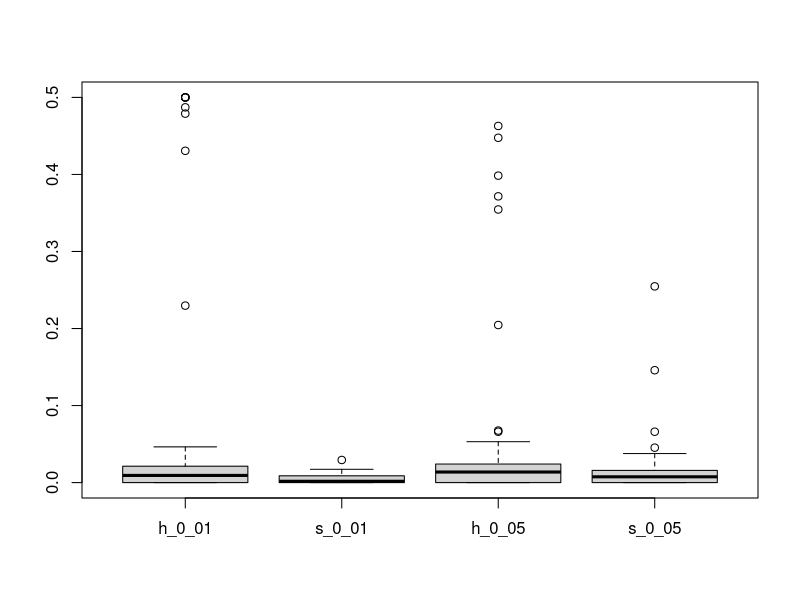

Write the R code that produced this figure.
horizontalGamma1<-c(0.0,0.14172664629703022,0.019047619047619046,0.0,0.04098360655737705,0.06543385490753911,0.06313630261986998,0.023529411764705882,0.04895104895104895,0.013847730356994489,0.02380952380952381,0.019596097894916994,0.17305361305361305,0.010830324909747294,0.010135135135135134,0.022988505747126436,0.1649684427121461,0.029239766081871343,0.09310097875387921,0.0,0.024096385542168672,0.0,0.019999999999999997,0.0,0.0,0.0,0.028089887640449437,0.09055003129128711,0.01388888888888889,0.0,0.006545530711630099,0.04065040650406504,0.011527377521613832,0.15024262784621129,0.02262443438914027,0.028169014084507043,0.011857707509881424,0.07621461005132427,0.01962252846015578,0.13643416447154766,0.0)
scrollingGamma1<-c(0.007751937984496124,0.006968641114982578,0.017191977077363897,0.010504844467108617,0.0,0.05347501928185791,0.02428455357948903,0.005208333333333334,0.023584905660377357,0.0,0.008771929824561403,0.027586206896551724,0.16514896008993815,0.015665796344647518,0.002349087304152928,0.046296296296296294,0.03178151423850714,0.0,0.088163174320107,0.0,0.013297872340425532,0.0,0.00792393026941363,0.0,0.0,0.0,0.003948979732239911,0.060262149565003725,0.021645021645021644,0.0,0.013636363636363637,0.03389830508474576,0.013409443200551142,0.012497929282703529,0.00684931506849315,0.0,0.0,0.0199725866457803,0.0,0.06604324956165986,0.0)

horizontalGamma0_01<-c(0.0,0.5,0.004830917874396135,0.0,0.0,0.48711943793911006,0.01857299417430928,0.011904761904761906,0.014492753623188406,0.006972139331232395,0.019138755980861243,0.01483352765902319,0.4789287120913745,0.007246376811594203,0.006779661016949152,0.011674060238150829,0.5,0.005988023952095809,0.43068509204551003,0.0,0.024096385542168672,0.0,0.011527377521613832,0.0,0.0,0.0,0.017045454545454544,0.04637926858803584,0.009302325581395349,0.0,0.0,0.0,0.011527377521613832,0.5,0.009174311926605503,0.02127659574468085,0.007936507936507936,0.22971186888712664,0.0,0.5,0.0)
scrollingGamma0_01<-c(0.0,0.010217288115914314,0.008670520231213874,0.0,0.0,0.029371271225332722,0.003966440083162536,0.005208333333333334,0.00962415996017589,0.0,0.008822187294022208,0.013986013986013986,0.0,0.010498687664041995,0.00234192037470726,0.0,0.012795930346311877,0.0,0.0,0.0,0.008021390374331552,0.0,0.0047694753577106515,0.0,0.0,0.0,0.00392156862745098,0.009467421358155157,0.0,0.0,0.0091324200913242,0.017241379310344827,0.00806451612903226,0.013435833506475519,0.0017211703958691911,0.0,0.005714285714285714,0.0,0.0,0.0,0.0)


horizontalGamma0_05<-c(0.0,0.4475927425115482,0.004830917874396135,0.0,0.008542335816305612,0.06602148773886655,0.02442030222019984,0.023529411764705882,0.014492753623188406,0.006972139331232395,0.019138755980861243,0.01483352765902319,0.3984566818660119,0.010830324909747294,0.006779661016949152,0.0,0.3545369504209542,0.023529411764705882,0.20453819111537233,0.0,0.024096385542168672,0.0,0.011527377521613832,0.0,0.0,0.0,0.017045454545454544,0.053091211533130026,0.01388888888888889,0.0,0.0,0.0,0.011527377521613832,0.4629629629629629,0.0136986301369863,0.02127659574468085,0.007936507936507936,0.06755601162989566,0.02000712722089294,0.37156575086689786,0.0)
scrollingGamma0_05<-c(0.0038910505836575876,0.0,0.014367816091954023,0.019999999999999997,0.0,0.04534718941898913,0.007517956457337693,0.005208333333333334,0.023584905660377357,0.0,0.008771929824561403,0.020833333333333332,0.14587703727610132,0.010498687664041995,0.00234192037470726,0.02830188679245283,0.01584583824645851,0.003397840223398231,0.25472696324239774,0.0,0.008021390374331552,0.0,0.0047694753577106515,0.0,0.0,0.0,0.00392156862745098,0.03767202195178149,0.013100436681222707,0.0,0.0091324200913242,0.017241379310344827,0.00806451612903226,0.010768405276888634,0.005145797598627788,0.0,0.0,0.008758371973209686,0.0070826718769080475,0.06604324956165984,0.0)


horizontalGamma_m5<-c(0.7013241785188818,0.5812950129093626,0.6741456104566457,0.984656652360515,0.6502840714627969,0.6563978057467447,0.7396915546936326,0.7038477610980745,0.6369639282076498,0.6643648284289954,0.6187401717672674,0.850668647845468,0.5309508615188258,0.5991975592426966,0.569837493039032,0.7406421855596949,0.6546336721320013,0.7031036296685955,0.4826261821080474,0.9047445064982516,0.5960935458583747,0.6776633746585417,0.695832624420625,0.703747563264042,0.6315356597344612,0.6244343891402715,0.6559964866480427,0.6588157459477342,0.8192398617930533,0.5886654478976234,0.7170623089406347,0.7221411514990713,0.7608914377703995,0.5407869481765835,0.643434632282216,0.6325301204819277,0.9392318911035489,0.6424362540771618,0.7073283364711733,0.4751465161710441,0.8431923867200173)
scrollingGamma_m5<-c(0.9776027996500438,0.7433309524548927,0.7845861601085482,0.9427458617332035,0.9919367107865511,0.6400576628525092,0.9161951285704594,0.6897286357220846,0.9858693426172436,0.8422131147540984,0.7338145896656535,0.9334434741562426,0.6669477234401349,0.8176566677921865,0.9798655814876783,0.7658810862543366,0.6632860040567952,1.0,0.6696616325750334,0.9888987926424114,0.9860593136748363,1.0,0.8863295677571899,0.9910310965630114,0.9808528059457077,0.9831130690161528,0.8549724442679112,0.7801039521783696,0.8269856459330143,0.9747899159663865,0.97165991902834,0.9459800979308166,0.7746377213924823,0.9735685966353539,0.7259852917738667,1.0,0.755371958204603,0.9298195766444097,1.0,0.6719234746639089,1.0)

horizontalGamma_5<-c(0.0,0.12931827473426002,0.08444444444444445,0.0,0.1068702290076336,0.08464551405062959,0.12102903917365036,0.053231939163498096,0.07482993197278912,0.10625,0.04205607476635514,0.0779816513761468,0.20441841895129093,0.0352112676056338,0.05177993527508091,0.09090909090909091,0.1649684427121461,0.07262569832402235,0.12981590434617574,0.035667107001321,0.0898876404494382,0.08450704225352113,0.04722222222222222,0.0,0.0,0.19444444444444445,0.0797872340425532,0.1132349538524822,0.03619909502262444,0.11917098445595854,0.07272727272727272,0.07086614173228346,0.033802816901408454,0.21942078364565587,0.06493506493506494,0.08,0.031007751937984496,0.12341673276131421,0.08969326273507394,0.2041025641025641,0.0)
scrollingGamma_5<-c(0.0,0.019521001656429757,0.04189944134078212,0.0,0.0,0.08330578512396696,0.02799109279723627,0.07281553398058252,0.07174887892376682,0.0,0.10317460317460317,0.06622516556291391,0.09815113537659759,0.030848329048843187,0.0,0.10434782608695653,0.04971805940253714,0.0,0.06588921282798833,0.0,0.034055405123932514,0.0,0.030959752321981424,0.0,0.0,0.0,0.0,0.026859860525861857,0.03829787234042553,0.0,0.026905829596412557,0.07317073170731707,0.0,0.022887323943661973,0.02847571189279732,0.0,0.0755608028335301,0.010491668380991566,0.0,0.07419566644780039,0.0)


original<-data.frame(h_0_01=horizontalGamma0_01,s_0_01=scrollingGamma0_01,h_0_05=horizontalGamma0_05,s_0_05=scrollingGamma0_05)

original_y<-data.frame(h_m5=horizontalGamma_m5,s_m5=scrollingGamma_m5,h_0_01=horizontalGamma0_01,s_0_01=scrollingGamma0_01,h_0_05=horizontalGamma0_05,s_0_05=scrollingGamma0_05,h_1=horizontalGamma1,s_1=scrollingGamma1,h_5=horizontalGamma_5,s_5=scrollingGamma_5)

boxplot(original)
#boxplot(original_y)
